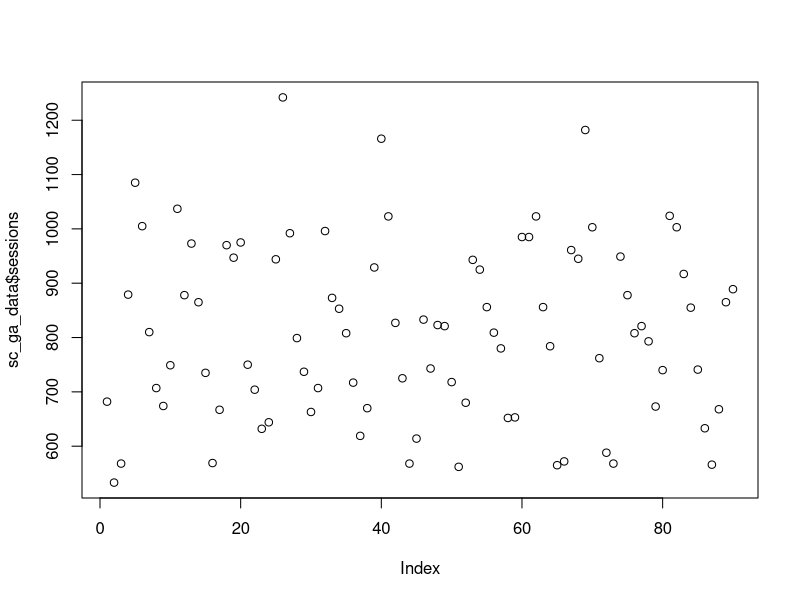
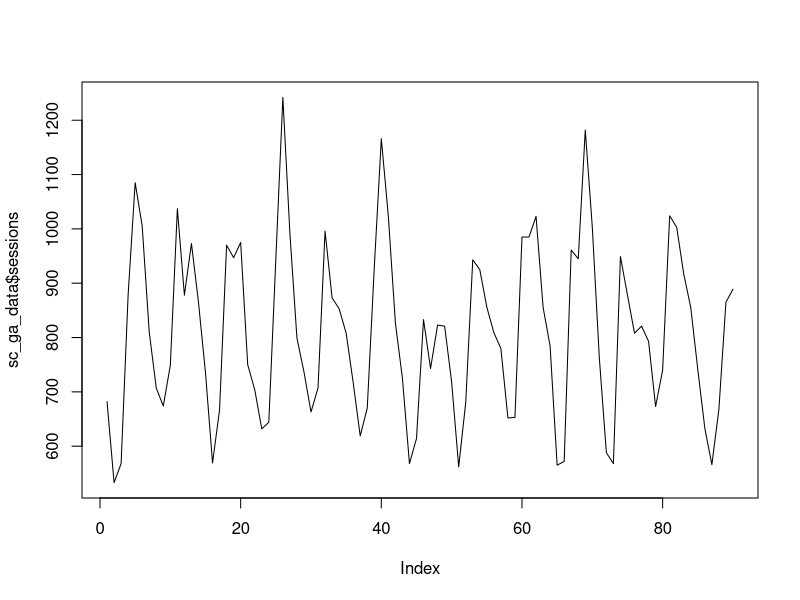
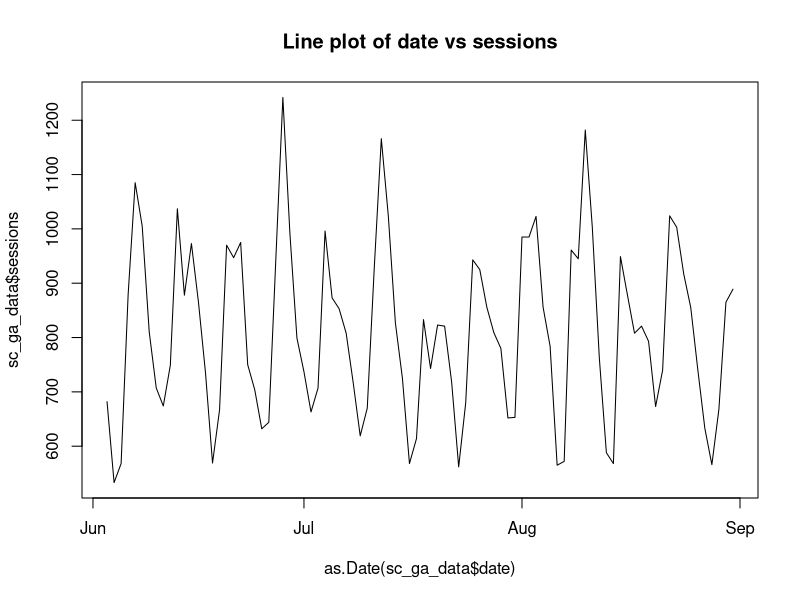
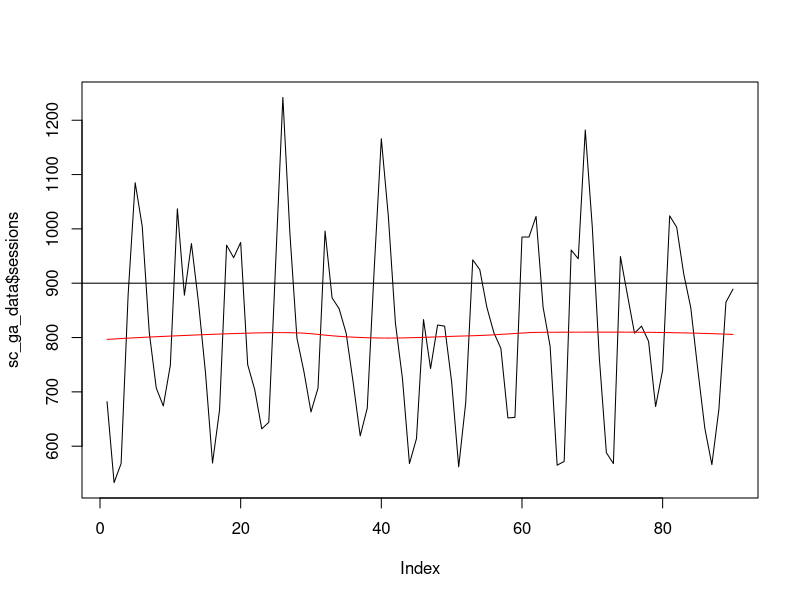
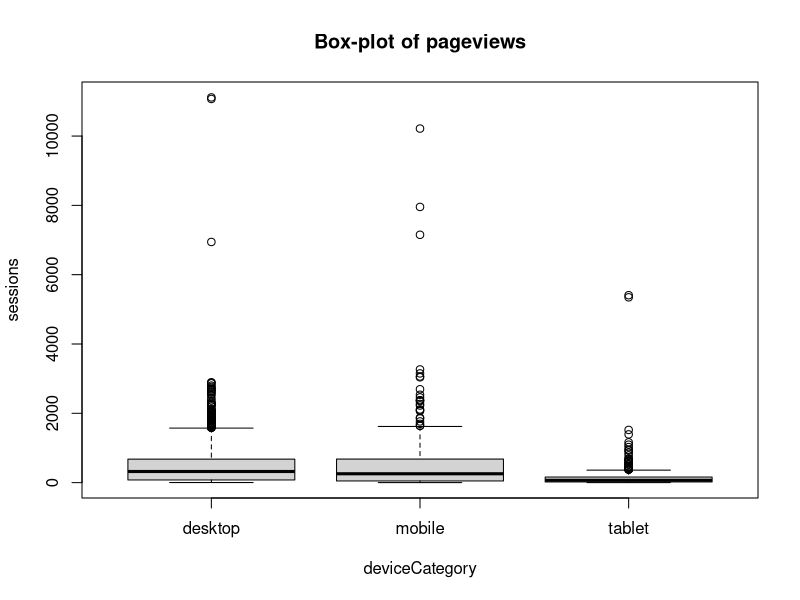
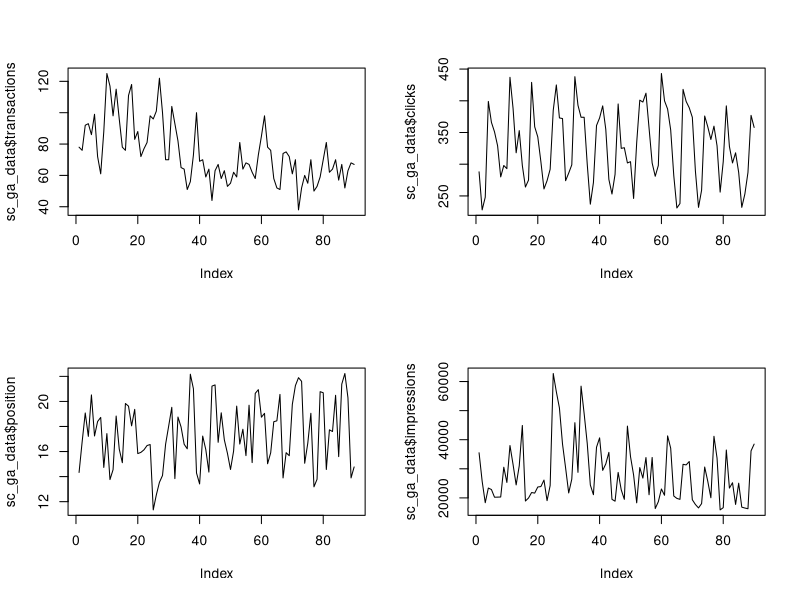
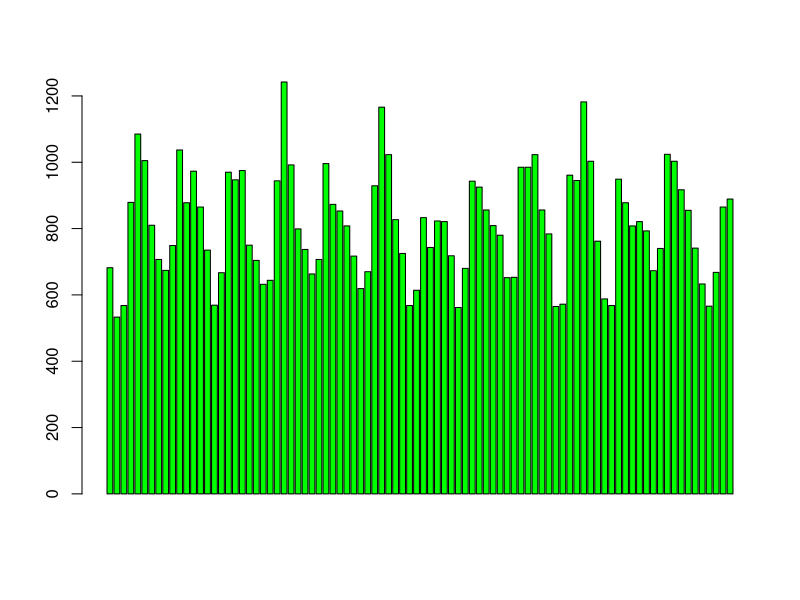
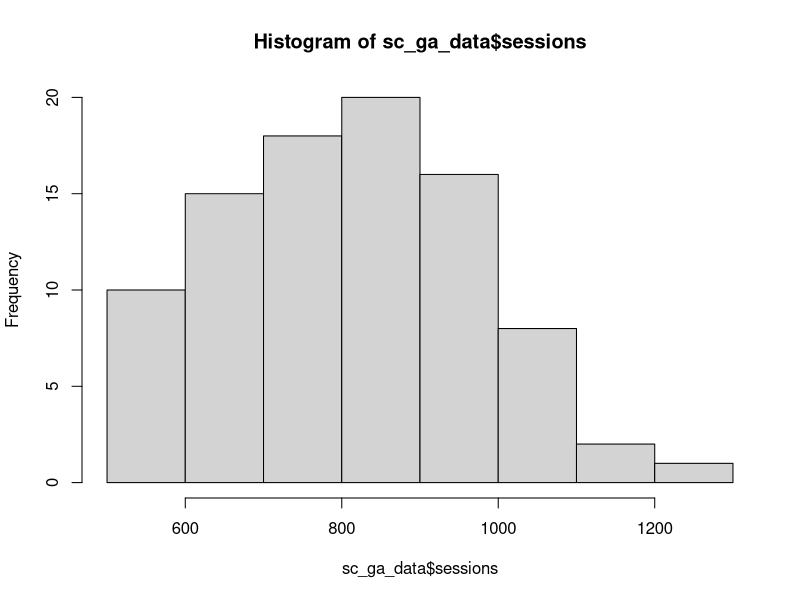

Reproduce these figures in R, in order.
## ---- chunk 1
sc_ga_data <- read.csv("./data/search_console_plus_ga.csv", stringsAsFactors = FALSE)
## ---- chunk 2
## get the web data
web_data <- read.csv("./data/gadata_example_2.csv", stringsAsFactors = FALSE)
## ---- chunk 3
## use tidyverse to pivot the data
library(dplyr)
library(tidyr)

## get only desktop rows, and the date, channelGrouping and sessions columns
pivoted <- web_data %>% 
  filter(deviceCategory == "desktop") %>% 
  select(date, channelGrouping, sessions) %>%
  spread(channelGrouping, sessions)

## get rid of any NA's and replace with 0
pivoted[is.na(pivoted)] <- 0

## ---- chunk 4
## a simple scatterplot
plot(sc_ga_data$sessions)

## make it a line graph
plot(sc_ga_data$sessions, type = "l")

## plot against date - will error if you pass in a character Date, needs Date class
plot(as.Date(sc_ga_data$date), sc_ga_data$sessions, type = "l", main = "Line plot of date vs sessions")
## ---- chunk 5
plot(sc_ga_data$sessions, type = "l")
## add a red trend line with loess()
lines(lowess(sc_ga_data$sessions), col = "red")

## A horizontal line at 900
abline(h = 900)
## ---- chunk 6
web_data$deviceCategory <- as.factor(web_data$deviceCategory)

plot(web_data[,c("deviceCategory","sessions")], main = "Box-plot of pageviews")

## ---- chunk 7
## facet plots in a grid
par(mfrow = c(2,2))
plot(sc_ga_data$transactions, type = "l")
plot(sc_ga_data$clicks, type = "l")
plot(sc_ga_data$position, type = "l")
plot(sc_ga_data$impressions, type = "l")

## remobed to reset it again
par(mfrow = c(1,1))
## ---- chunk 8
barplot(sc_ga_data$sessions, col = "green")

hist(sc_ga_data$sessions)
